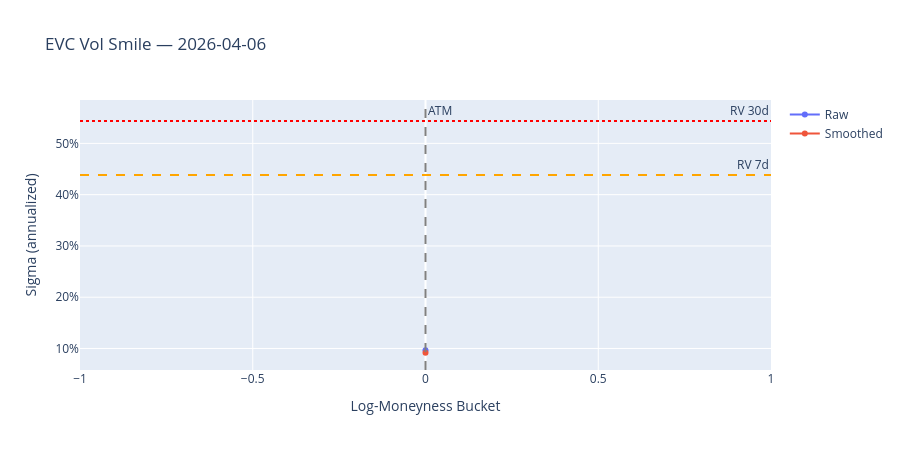

The notebook cell saved with this chart:
### Markdown cell above
## 6.2 Vol Smile (latest day)

### Code cell
latest = vol_surface.filter(pl.col("day") == vol_surface["day"].max())
buckets = latest["moneyness_bucket"].cast(pl.Float64).to_list()

fig = go.Figure()
fig.add_trace(go.Scatter(
    x=buckets, y=latest["sigma_evc_raw"].cast(pl.Float64).to_list(),
    mode="lines+markers", name="Raw",
))
fig.add_trace(go.Scatter(
    x=buckets, y=latest["sigma_evc_smoothed"].cast(pl.Float64).to_list(),
    mode="lines+markers", name="Smoothed",
))
# Add RV reference lines
rv7 = latest.filter(pl.col("rv_realized_7d").is_not_null())["rv_realized_7d"].cast(pl.Float64).mean()
rv30 = latest.filter(pl.col("rv_realized_30d").is_not_null())["rv_realized_30d"].cast(pl.Float64).mean()
if rv7 is not None:
    fig.add_hline(y=rv7, line_dash="dash", line_color="orange", annotation_text="RV 7d")
if rv30 is not None:
    fig.add_hline(y=rv30, line_dash="dot", line_color="red", annotation_text="RV 30d")

fig.add_vline(x=0, line_dash="dash", line_color="gray", annotation_text="ATM")
fig.update_layout(
    title=f"EVC Vol Smile — {latest['day'].max()}",
    xaxis_title="Log-Moneyness Bucket",
    yaxis_title="Sigma (annualized)",
    yaxis_tickformat=".0%",
    height=450,
)
fig.show()

### Figure 1 — Plotly figure (JSON) as saved in the notebook; plotly's stock layout.template omitted (floating-point values rounded to 4 significant figures)
{"data": [{"mode": "lines+markers", "name": "Raw", "type": "scatter", "x": [0], "y": [0.09676]}, {"mode": "lines+markers", "name": "Smoothed", "type": "scatter", "x": [0], "y": [0.09167]}], "layout": {"annotations": [{"showarrow": false, "text": "RV 7d", "x": 1, "xanchor": "right", "xref": "x domain", "y": 0.4381, "yanchor": "bottom", "yref": "y"}, {"showarrow": false, "text": "RV 30d", "x": 1, "xanchor": "right", "xref": "x domain", "y": 0.5437, "yanchor": "bottom", "yref": "y"}, {"showarrow": false, "text": "ATM", "x": 0, "xanchor": "left", "xref": "x", "y": 1, "yanchor": "top", "yref": "y domain"}], "height": 450, "shapes": [{"line": {"color": "orange", "dash": "dash"}, "type": "line", "x0": 0, "x1": 1, "xref": "x domain", "y0": 0.4381, "y1": 0.4381, "yref": "y"}, {"line": {"color": "red", "dash": "dot"}, "type": "line", "x0": 0, "x1": 1, "xref": "x domain", "y0": 0.5437, "y1": 0.5437, "yref": "y"}, {"line": {"color": "gray", "dash": "dash"}, "type": "line", "x0": 0, "x1": 0, "xref": "x", "y0": 0, "y1": 1, "yref": "y domain"}], "title": {"text": "EVC Vol Smile — 2026-04-06"}, "xaxis": {"title": {"text": "Log-Moneyness Bucket"}}, "yaxis": {"tickformat": ".0%", "title": {"text": "Sigma (annualized)"}}}}
